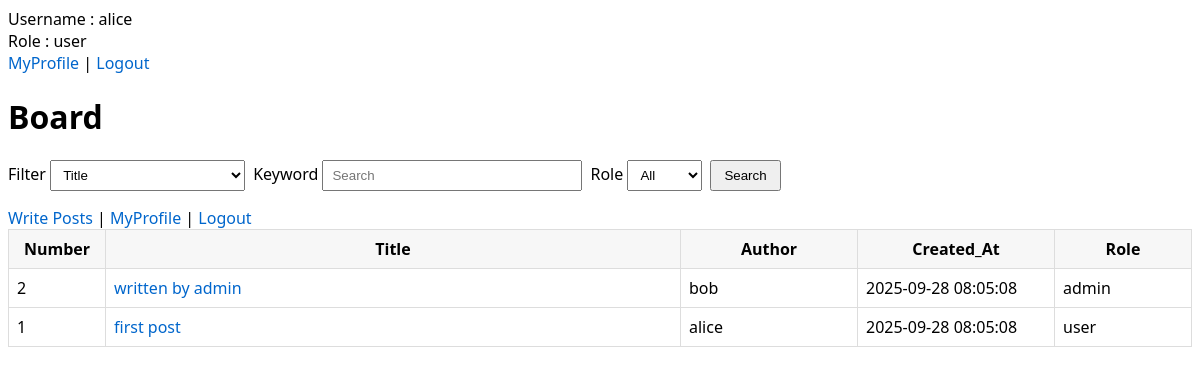
Screenshot of /board/board.php (signed in) with the database file from the repository.
### tables this page shows
CREATE TABLE posts (
    id INT AUTO_INCREMENT PRIMARY KEY,
    title VARCHAR(200) NOT NULL,
    content TEXT NOT NULL,
    user_id INT NOT NULL,
    filename VARCHAR(255),
    role ENUM('user','admin') NOT NULL DEFAULT 'user',
    isSecret BOOLEAN NOT NULL DEFAULT FALSE,
    created_at TIMESTAMP DEFAULT CURRENT_TIMESTAMP,
    FOREIGN KEY (user_id) REFERENCES users(id) ON DELETE CASCADE
);

CREATE TABLE users (
    id INT AUTO_INCREMENT PRIMARY KEY,
    username VARCHAR(50) NOT NULL UNIQUE,
    email VARCHAR(100) NOT NULL UNIQUE,
    password VARCHAR(255) NOT NULL,
    profile VARCHAR(255) DEFAULT NULL,
    balance INT NOT NULL DEFAULT 10000,
    role ENUM('user','admin') NOT NULL DEFAULT 'user',
    created_at TIMESTAMP DEFAULT CURRENT_TIMESTAMP
);

### board/board.php (the view, shortened to what this page needs)
<?php
require '../config.php';
include '../header.php';
$q      = isset($_GET['q']) ? trim($_GET['q']) : '';
$field  = isset($_GET['field']) ? $_GET['field'] : 'title';
$role   = isset($_GET['role']) ? trim($_GET['role']) : '';
$where = [];
$whereSql = $where ? ('WHERE '.implode(' AND ', $where)) : '';
$sql = "
SELECT
    p.id,
    p.title,
    p.created_at,
    u.username AS author_name,
    COALESCE(p.role, u.role) AS role_name
FROM posts p
JOIN users u ON p.user_id = u.id
{$whereSql}
ORDER BY p.created_at DESC, p.id DESC
";
$stmt = $pdo->query($sql);
$rows = $stmt->fetchAll(PDO::FETCH_ASSOC);
$preserveQs = http_build_query([
    'q'     => $q,
    'field' => $field,
    'role'  => $role,
]);
?>
<!doctype html>
<html lang="ko">
<head>
  <link rel="stylesheet" href="/style.css">
</head>
<body>
  <h1>Board</h1>
  <form class="search" method="get" action="">
    <label>
      Filter
      <select name="field">
        <option value="title"   <?= $field==='title'?'selected':''; ?>>Title</option>
      </select>
    </label>
    <label>
      Keyword
      <input type="text" name="q" value="<?= $q ?>" placeholder="Search">
    </label>
    <label>
      Role
      <select name="role">
        <option value=""        <?= $role===''?'selected':''; ?>>All</option>
      </select>
    </label>
    <button type="submit">Search</button>
  </form>
  <div>
     <a href="/board/write.php">Write Posts</a> |
    <a href="/board/profile.php">MyProfile</a> |
    <a href="/auth/logout.php">Logout</a>
  </div>
  <?php if (!$rows && $q !== ''): ?>
    <p class="no-results">"<?= $q ?>" No Result Found.</p>
  <?php elseif (!$rows): ?>
    <p class="muted">No Content Found.</p>
  <?php else: ?>
    <table>
      <thead>
        <tr>
          <th style="width:80px">Number</th>
          <th>Title</th>
          <th style="width:160px">Author</th>
          <th style="width:180px">Created_At</th>
          <th style="width:120px">Role</th>
        </tr>
      </thead>
      <tbody>
        <?php foreach ($rows as $r): ?>
          <?php
            $id = (int)$r['id'];
            $title = $r['title'];
            $author = $r['author_name'];
            $created = $r['created_at'];
            $roleName = $r['role_name'];
            $link = 'view.php?id=' . $id;
            if ($preserveQs !== '') {
                $link .= '&' . $preserveQs;
            }
          ?>
          <tr>
            <td><?= $id ?></td>
            <td><a href="<?= $link ?>"><?= $title ?></a></td>
            <td><?= $author ?></td>
            <td><?= $created ?></td>
            <td><?= $roleName ?></td>
          </tr>
        <?php endforeach; ?>
      </tbody>
    </table>
  <?php endif; ?>
</body>
</html>

### style.css (style rules this page uses)
body { font-family: system-ui, -apple-system, Segoe UI, Roboto, Helvetica, Arial, sans-serif; }
form.search { margin: 16px 0; display: flex; gap: 8px; flex-wrap: wrap; }
table { border-collapse: collapse; width: 100%; }
th, td { border: 1px solid #ddd; padding: 8px; }
thead th { background: #f7f7f7; }
input[type="text"] { padding: 6px 8px; width: 260px; }
select { padding: 6px 8px; }
button { padding: 6px 12px; cursor: pointer; }
a { text-decoration: none; color: #0066cc; }

### rows the page displays
posts: id "2", title "written by admin", user.username "bob", created_at "2025-09-28 08:05:08", roleName "admin"
posts: id "1", title "first post", user.username "alice", created_at "2025-09-28 08:05:08", roleName "user"

### other values shown
$_SESSION['username'] "alice"
$_SESSION['role'] "user"
